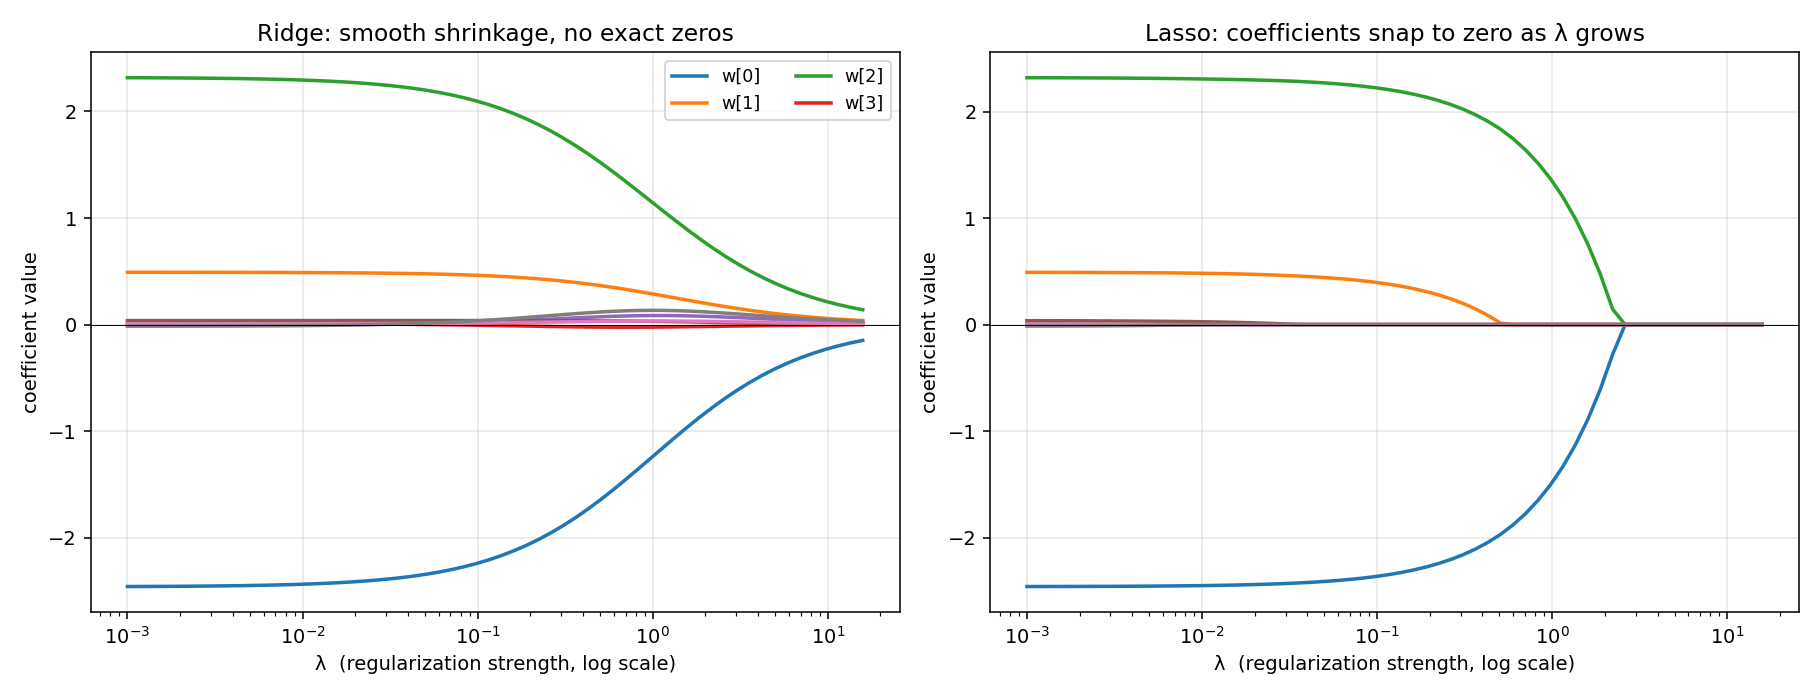

Reproduce this figure in Python.
"""Ridge and Lasso coefficient paths as the regularization strength varies.

Ridge: weights shrink smoothly toward zero, never hit it exactly.
Lasso: weights snap to zero one by one as lambda grows.

Output: diagram_weight_paths.png
"""

import numpy as np
import matplotlib.pyplot as plt


def soft_threshold(x, lam):
    return np.sign(x) * np.maximum(np.abs(x) - lam, 0)


def make_data(n=150, d=8, k_true=3, seed=0):
    rng = np.random.default_rng(seed)
    X = rng.standard_normal((n, d))
    true_w = np.zeros(d)
    true_w[:k_true] = rng.standard_normal(k_true) * 2.0
    y = X @ true_w + 0.3 * rng.standard_normal(n)
    # standardize
    X = (X - X.mean(0)) / X.std(0)
    y = y - y.mean()
    return X, y


def ridge_path(X, y, lams):
    d = X.shape[1]
    coefs = np.empty((len(lams), d))
    for i, lam in enumerate(lams):
        coefs[i] = np.linalg.solve(X.T @ X + lam * np.eye(d), X.T @ y)
    return coefs


def lasso_path(X, y, lams):
    n, d = X.shape
    col_norms_sq = np.sum(X**2, axis=0)
    coefs = np.empty((len(lams), d))
    w = np.zeros(d)  # warm-start along the path
    for i, lam in enumerate(lams):
        for _ in range(200):
            w_old = w.copy()
            for j in range(d):
                r_j = y - X @ w + X[:, j] * w[j]
                rho_j = X[:, j] @ r_j
                w[j] = soft_threshold(rho_j, lam * n) / col_norms_sq[j]
            if np.max(np.abs(w - w_old)) < 1e-8:
                break
        coefs[i] = w
    return coefs


def main():
    X, y = make_data()
    lams = np.logspace(-3, 1.2, 60)

    ridge_coefs = ridge_path(X, y, lams * y.size)  # scale lam comparably
    lasso_coefs = lasso_path(X, y, lams)

    fig, axes = plt.subplots(1, 2, figsize=(13, 5))

    for ax, coefs, title in [
        (axes[0], ridge_coefs, "Ridge: smooth shrinkage, no exact zeros"),
        (axes[1], lasso_coefs, "Lasso: coefficients snap to zero as λ grows"),
    ]:
        for j in range(coefs.shape[1]):
            ax.plot(lams, coefs[:, j], lw=1.8, label=f"w[{j}]" if j < 4 else None)
        ax.axhline(0, color="black", lw=0.5)
        ax.set_xscale("log")
        ax.set_xlabel("λ  (regularization strength, log scale)")
        ax.set_ylabel("coefficient value")
        ax.set_title(title)
        ax.grid(alpha=0.3)

    axes[0].legend(loc="upper right", fontsize=9, ncols=2)

    fig.tight_layout()
    fig.savefig("diagram_weight_paths.png", dpi=140)
    print("wrote diagram_weight_paths.png")


if __name__ == "__main__":
    main()
